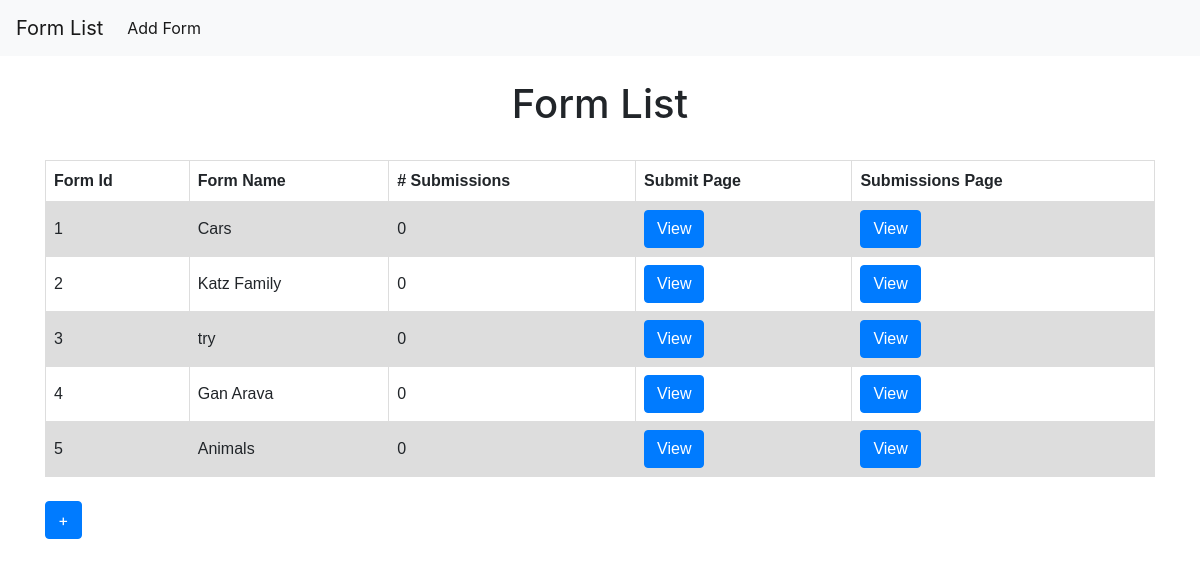
/form_builder/, run on the app's committed database.
### form_creator/models.py (models this page shows, shortened)
class UserForm(models.Model):
	name = models.CharField(max_length=50)
	submissions = models.PositiveSmallIntegerField(default=0)

### form_creator/views.py (the view)
# urls.py: path('', views.FormListView.as_view(), name='form_list'),
class FormListView(ListView):
	context_object_name = 'form_list'
	queryset = UserForm.objects.all()
	template_name = 'form_list.html'

### form_creator/templates/form_list.html (shortened to what this page needs)
{% extends 'base.html' %}
{% block content %}
	<br>
	<h1 align="center">Form List</h1>
	<br>
	<table>
			{% if form_list %}
				<tr>
					<th>Form Id</th>
					<th>Form Name</th>
					<th># Submissions</th>
					<th>Submit Page</th>
					<th>Submissions Page</th>
				</tr>
				{% for each in form_list  %}
				<tr>
					<td></td>
					<td>{{ each.name }}</td>
					<td>{{ each.submissions }}</td>
					<td>
						<a href="{% url 'form_submit' form_id=each.pk %}"
						class="btn btn-primary">
						 View</a>
					</td>
					<td>
						<a href="{% url 'form_submissions' form_id=each.pk %}"
						class="btn btn-primary">
							View</a>
					</td>
				</tr>
				{% endfor %}
			{% else %}
				<h5>There are no forms yet...</h5>
			{% endif %}
	</table>
	<br>
	<a href="{% url 'form_create' %}" class="btn btn-primary">+</a>
{% endblock content %}

### wix_form_builder/templates/base.html (style rules this page uses)
table { font-family: arial, sans-serif; border-collapse: collapse; width: 100%; }
td, th { border: 1px solid #dddddd; text-align: left; padding: 8px; }
tr:nth-child(even) { background-color: #dddddd; }

### wix_form_builder/templates/_table_counter.html (style rules this page uses)
table { counter-reset: rowNumber; }
table tr > td:first-child { counter-increment: rowNumber; }
table tr td:first-child::before { content: counter(rowNumber); min-width: 1em; margin-right: 0.5em; }

### data on the page
UserForm: name "Cars", submissions "0"
UserForm: name "Katz Family", submissions "0"
UserForm: name "try", submissions "0"
UserForm: name "Gan Arava", submissions "0"
UserForm: name "Animals", submissions "0"
